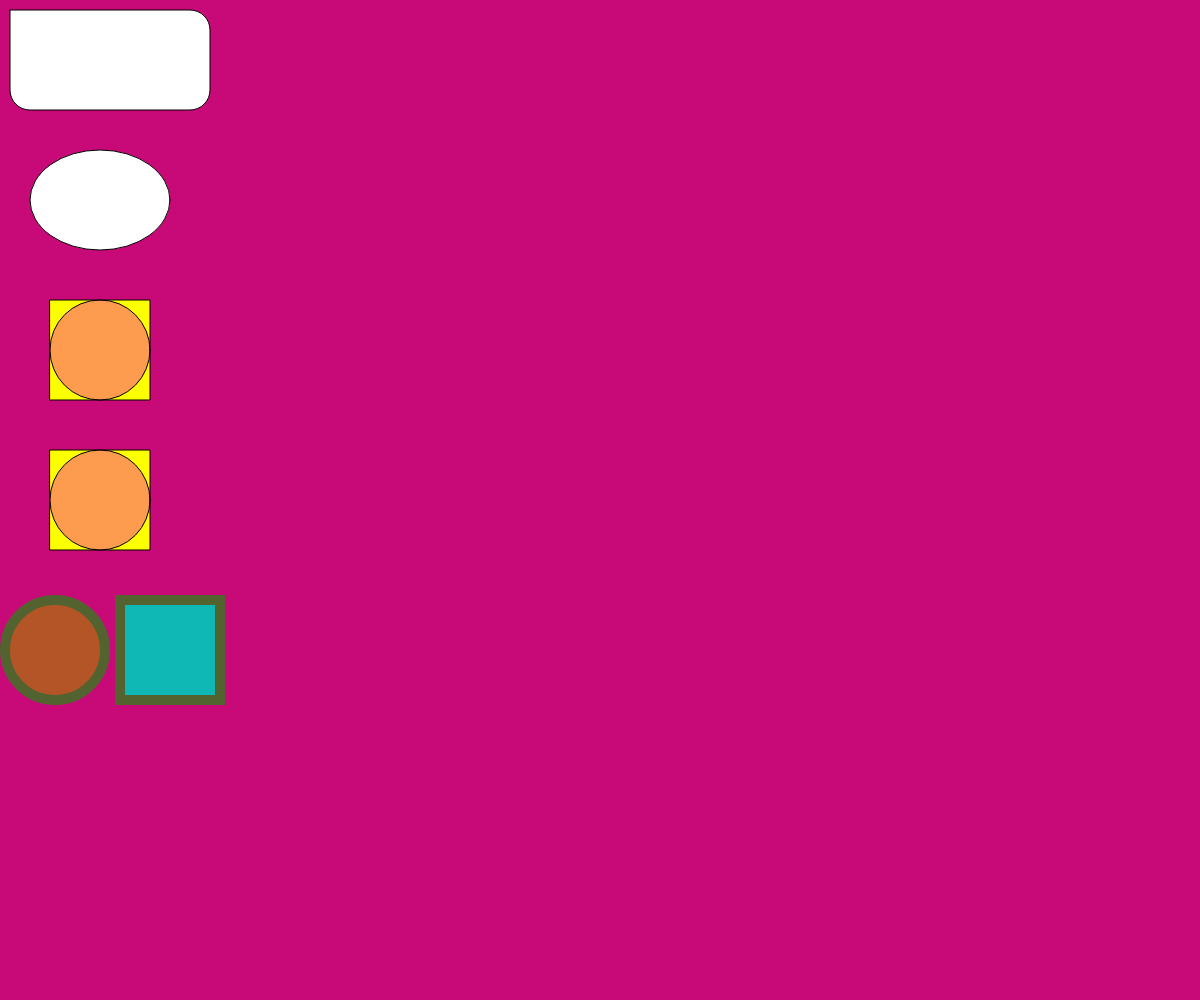
Frame 1 (no input)
Frame 60 (no input): identical to frame 1, image omitted
Frame 120 (the mouse pressed at the canvas centre since frame 60): identical to frame 1, image omitted

The p5.js sketch that drew this single still picture (run headless with seeded random() and noise() and a simulated clock; from frame 60 on, the mouse is pressed at the canvas centre):

// p5.js sketch
// ── sketch.js
function setup() {
  createCanvas(windowWidth, windowHeight);
  background(200, 10, 120);

  // default colors
  rect(10, 10, 200, 100, 0, 20);
  ellipse(100, 200, 140, 100);

  // create some variables
  // for positioning rect and ellipses
  let rectX = 50;
  let rectY = 300;
  let rectH = 100;
  let rectW = rectH;

  fill(252, 255, 0);
  rect(rectX, rectY, rectW, rectH);
  fill(252, 0, 200, 100);
  ellipse(rectX + rectW / 2, rectY + rectH / 2, rectW, rectH);

  // move drawings down
  rectY = 450;

  fill(252, 255, 0);
  rect(rectX, rectY, rectW, rectH);
  fill(252, 0, 200, 100);
  ellipse(rectX + rectW / 2, rectY + rectH / 2, rectW, rectH);

  // specify stroke in hex
  stroke("#536330");
  strokeWeight(10);
  fill(179, 85, 39);
  ellipse(55, 650, 100);

  // change color mode
  colorMode(HSL);
  fill(179, 85, 39);
  rect(120, 600, 100);
}

function draw() {
}
